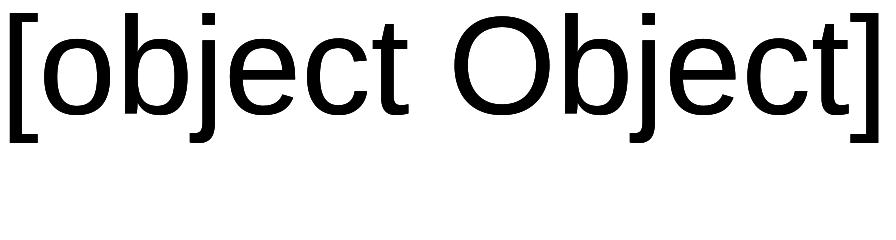

Write a Vega-Lite specification for this figure.
### Vega specification from a JSON file in a GitHub repository (floating-point values rounded to 4 significant figures)
{"width": 10, "height": 10, "data": [{"name": "other", "values": [{"k": 1, "v": "one"}]}, {"name": "kde", "values": [{"a": 0, "b": 10, "g": "y", "t": 0, "arr": [0, 1], "txt": "w0 v", "x": 0, "y": 0}, {"a": 1, "b": 9, "g": "x", "t": 86400000, "arr": [1, 2], "txt": "w1 v", "x": 3, "y": 5}, {"a": 2, "b": 8, "g": "y", "t": 172800000, "arr": [2, 3], "txt": "w2 v", "x": 6, "y": 10}, {"a": 3, "b": 7, "g": "x", "t": 259200000, "arr": [3, 4], "txt": "w3 v", "x": 9, "y": 15}, {"a": 4, "b": 6, "g": "y", "t": 345600000, "arr": [4, 5], "txt": "w4 v", "x": 12, "y": 20}, {"a": 5, "b": 5, "g": "x", "t": 432000000, "arr": [5, 6], "txt": "w5 v", "x": 15, "y": 25}], "transform": [{"type": "crossfilter", "fields": ["a", "b"], "query": [[1, 4], [0, 10]], "signal": "S"}, {"type": "kde", "field": "a", "steps": 2, "extent": [0, 1]}]}], "projections": [{"name": "p", "type": "identity"}], "marks": [{"type": "text", "from": {"data": "kde"}, "encode": {"enter": {"text": {"signal": "'' + datum"}}}}]}
